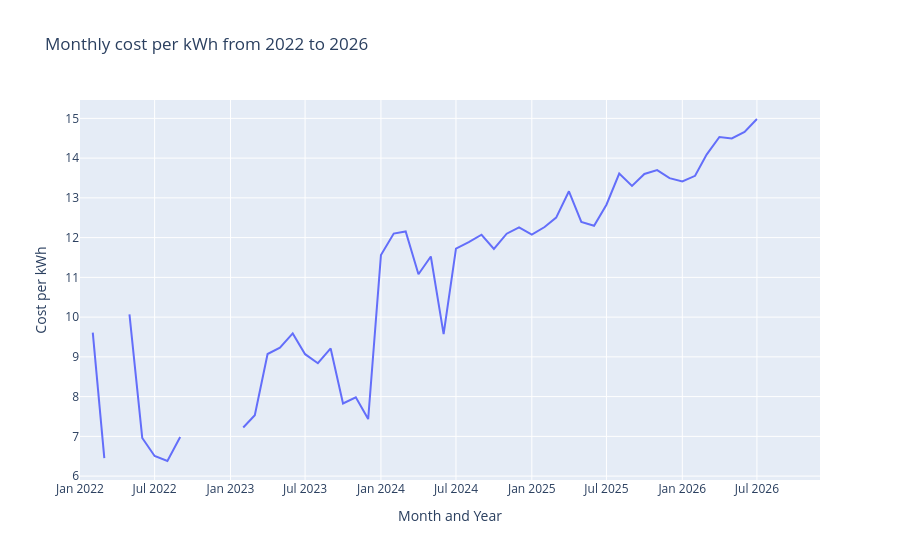

Notebook source saved alongside this figure:
### Markdown cell above
### **1. Does my cost per kWh appear to be increasing or decreasing?**

### Code cell
# Visualize the dataset
figure1 = px.line(
    data_frame=bill,
    x = 'date',
    y = 'cost_per_kwh',
    #color='month',
    labels = {
        'date' : 'Month and Year',
        'cost_per_kwh' : 'Cost per kWh'
    },
    #markers = True,
    #text='cost_per_kwh',
    title = 'Monthly cost per kWh from 2022 to 2026'
)

# For manual control on labels
'''
figure1.update_xaxes(
    dtick = 'M2',
    tickformat = '%b - %Y'
)
'''

figure1.show()
